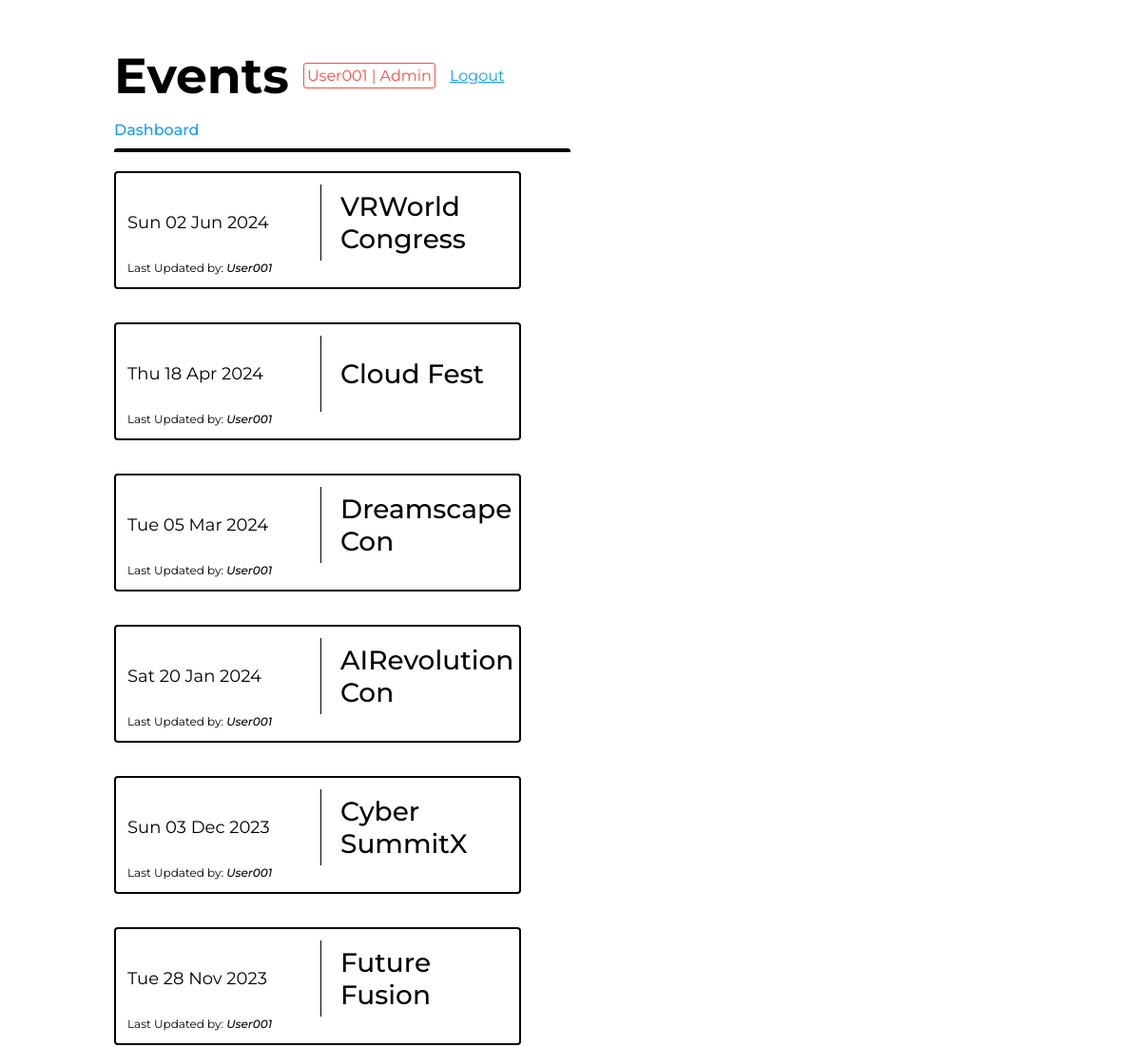
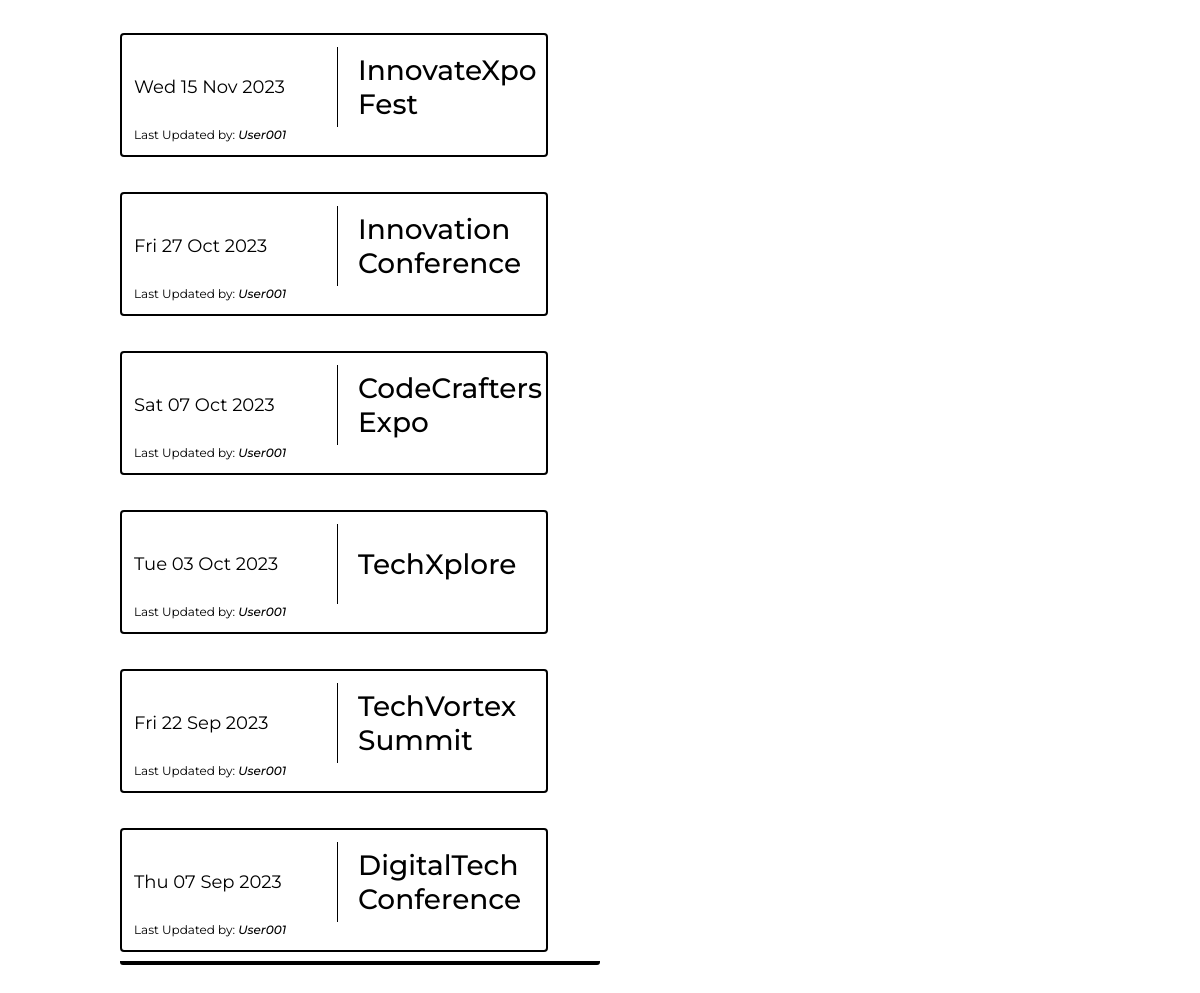
Page / (signed in) on the committed database (2 pictures, top to bottom).
### helpers/db_manager.py (models this page shows)
    class User(db.Model, UserMixin):
        id = db.Column(db.Integer, primary_key=True)
        username = db.Column(db.String, unique=True)
        password = db.Column(db.String)
        is_admin = db.Column(db.Boolean)

    class Event(db.Model):
        id =  db.Column(db.Integer, primary_key=True)
        date = db.Column(db.String)
        title = db.Column(db.String)
        last_updated_by = db.Column(db.Integer, db.ForeignKey('user.id'))
        user = db.relationship("User", backref='user', lazy=True, uselist=False)

### app.py (the view)
@app.route("/")
@login_required
def events():
    event_records = db_manager.get_events(db, event_table, user_table)
    return render_template("events.html", events=event_records)

### app.py (called while the page is built)
@login_manager.user_loader
def load_user(user_id):
    return user_table.query.get(int(user_id))

@app.context_processor
def inject_user():
    return dict(user=current_user)

### helpers/db_manager.py (called while the page is built)
def get_events(db, event_table, user_table):
    event_records = db.session.execute(db.select(event_table).order_by(event_table.id)).scalars().all()
    serialized_event_records = []
    for record in event_records:
        user = user_table.query.filter_by(id=record.last_updated_by).first()
        event_record = EventObject(
            record.id,
            record.date,
            record.title,
            user.username
        )
        serialized_event_records.append(event_record)
    return sort_fmt_event_records(serialized_event_records)

def get_date(obj):
    return datetime.strptime(obj.date, '%Y-%m-%d')

def fmt_event_records(events):
    for event in events:
        if event.date != "":
            event_date = datetime.strptime(event.date, '%Y-%m-%d')
            event.date = event_date.strftime("%a %d %b %Y")
    return events

def sort_fmt_event_records(events):
    sorted_asc_list = sorted(events, key=get_date, reverse=True)
    return fmt_event_records(sorted_asc_list)

### templates/events.html (shortened to what this page needs)
{%extends "base.html"%}
{%block page_title%}Events{%endblock%}
{%block content%}
    <a class="dashboard-link"href="/dashboard">Dashboard</a>
    <div class="events-holder">
        {%for event in events%}
            <div class="event">
                <div class="event-content">
                    <div class="date">
                        <p>{{event.date}}</p>
                    </div>
                    <div class="title">
                        <h1>{{event.title}}</h1>
                    </div>
                </div>
                <p class="updated-by">Last Updated by: <span class="username">{{event.last_updated_by}}</span></p>
            </div>
        {%endfor%}
    </div>
{%endblock%}

### templates/base.html (shortened to what this page needs)
<!DOCTYPE html>
<html>
    <head>
        <link rel="stylesheet" href="{{url_for('static', filename='css/events.css')}}">
        <link rel="stylesheet" href="{{url_for('static', filename='css/base.css')}}">
        <link rel="stylesheet" href="{{url_for('static', filename='css/messages.css')}}">
        <link rel="stylesheet" href="{{url_for('static', filename='css/forms.css')}}">
    </head>
    <body>
        <div class="page-content">
            <div class="page-title">
                <h1>{%block page_title%}{%endblock%}</h1>
                <div class="title-badge">
                    {% if user.is_admin %}
                        <p>{{user.username}} | Admin</p>
                    {% else %}
                        <p>{{user.username}}</p>
                    {% endif %}
                </div>
                <a href="/logout">Logout</a>
            </div>
            {% block content %}
            {% endblock %}
        </div>
    </body>
</html>

### static/css/events.css (style rules this page uses)
.dashboard-link { color: #129BFF; text-decoration: none; font-weight: 500; }
.dashboard-events-holder, .events-holder { border-radius: 3px; width: 30rem; padding: 20px 0px 20px 0px; overflow-y: scroll; height: 70vh; display: flex; flex-direction: column; gap: 35px; border-top: 4px solid #000; border-bottom: 4px solid #000; margin-top: 10px; margin-bottom: 10px; }
.event, .dashboard-event, .delete-event { border: 2px solid #000; border-radius: 4px; width: 25rem; min-height: 6rem; overflow: auto; padding: 12px; }
.event-content, .dashboard-event-content, .delete-event-content { display: flex; align-items: center; gap: 20px; flex-wrap: wrap; }
.delete-event-content .date, .dashboard-event-content .date, .event-content .date { font-size: 18px; font-weight: 400; border-right: 1px solid #000; height: 5rem; display: flex; justify-content: center; flex-direction: column; flex: 2; }
.delete-event-content .title h1, .dashboard-event-content .title h1, .event-content .title h1 { font-size: 28px; font-weight: 500; }
.delete-event-content .title, .dashboard-event-content .title, .event-content .title { flex: 1; min-width: 11rem; }
.event .updated-by, .dashboard-event .updated-by { font-size: 12px; }
.event .updated-by .username, .dashboard-event .updated-by .username { font-style: italic; font-weight: 500; }

### static/css/base.css (style rules this page uses)
body { padding: 0px; margin: 0px; box-sizing: border-box; font-family: 'Montserrat', sans-serif; }
p, h1 { margin: 0px; }
.page-content { width: 80%; margin: auto; }
.page-title h1 { font-size: 52px; }
.page-title { display: flex; align-items: center; gap: 15px; margin: 3rem 0rem 1rem 0rem }
.page-title a { color: #129BFF; text-decoration: underline; }
.title-badge { border-radius: 3px; border: 1px solid #FF4C41; color: #FF4C41; padding: 3px; }

### rows in the picture
User: username "User001", last_updated_by "User001" "User001" "User001" "User001" "User001" "User001" "User001" "User001" "User001" "User001" "User001" "User001"
Event: title "VRWorld Congress"
Event: title "Cloud Fest"
Event: title "Dreamscape Con"
Event: title "AIRevolution Con"
Event: title "Cyber SummitX"
Event: title "Future Fusion"
Event: title "InnovateXpo Fest"
Event: title "Innovation Conference"
Event: title "CodeCrafters Expo"
Event: title "TechXplore"
Event: title "TechVortex Summit"
Event: title "DigitalTech Conference"

### other values in the picture
{{ event.date }} "Sun 02 Jun 2024" "Thu 18 Apr 2024" "Tue 05 Mar 2024" "Sat 20 Jan 2024" "Sun 03 Dec 2023" "Tue 28 Nov 2023" "Wed 15 Nov 2023" "Fri 27 Oct 2023" "Sat 07 Oct 2023" "Tue 03 Oct 2023" "Fri 22 Sep 2023" "Thu 07 Sep 2023"
